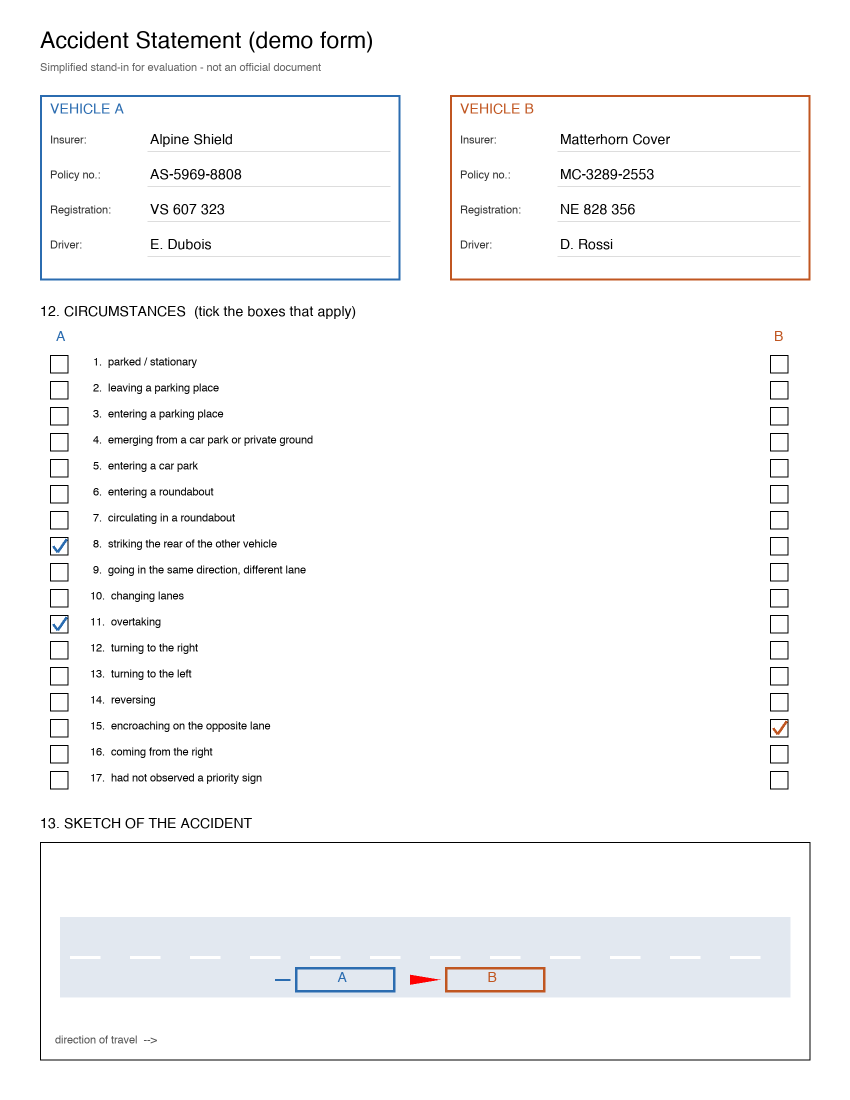
#> input picture eval/data/accident_statement/images/eas-001a.png, 1700 x 2200 px (shown at 1/2 size)
$ python -i ocr_robustness.py   (imports and definitions only)
#> lines starting #> are read from the running program, lines starting #| are printed output that depends on the picture
#> further down, picture is the input picture: PIL image 1700x2200 RGB; mean R, G, B 247.9, 248.1, 248.6
"""OCR-route robustness to scan/phone-photo degradations ($0, local; owner: claude-andrew-b).

The synthetic forms are clean renders. Real constats arrive as phone photos and scans. This runs
pipeline.ocr on the OCR-eligible items (text, layout, unanswerable) under each degradation and counts:
  exit_ok   OCR answered and the answer is correct
  exit_bad  OCR answered WRONGLY (the costly failure: no fallback, wrong claim data)
  fallback  OCR deferred to the visual path (safe, but costs a paid call)

    python -m bench.ocr_robustness [--items eval/data/accident_statement/items.jsonl] [--out eval/results/REPORT_ocr_robustness.md]
"""
from __future__ import annotations

import argparse
import io
import random
from collections import Counter, defaultdict
from pathlib import Path

from PIL import Image, ImageFilter

from eval.metrics import answer_correct
from eval.run_eval import load_items
from pipeline.router import ensure_ocr_bin


def _jpeg(im, q):
    b = io.BytesIO(); im.save(b, "JPEG", quality=q); b.seek(0)
    return Image.open(b).convert("RGB")


def _scale(im, long_side):
    s = long_side / max(im.size)
    return im.resize((round(im.width * s), round(im.height * s)), Image.LANCZOS)


def _rotate(im, deg):
#> called with deg = 2.5
    return im.rotate(deg, resample=Image.BICUBIC, expand=True, fillcolor=(255, 255, 255))
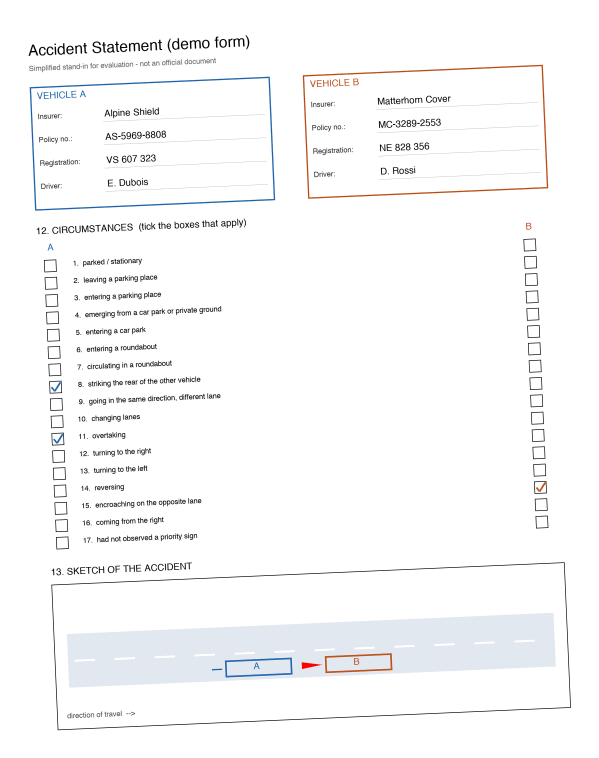
#> returned value: PIL image 1796x2274 RGB (shown at 1/3 size); mean R, G, B 248.4, 248.5, 249


def _perspective(im, k):
#> called with k = 0.03
    w, h = im.size  # top edge narrower than bottom by k*w on each side (phone held at an angle)
#> w = 1796; h = 2274
    coeffs = _find_coeffs([(0, 0), (w, 0), (w, h), (0, h)], [(k * w, 0), (w - k * w, 0), (w, h), (0, h)])
#> coeffs = [0.94, -0.0237, 53.88, 0, 0.94, 0, 0, -2.64e-05]
    return im.transform(im.size, Image.PERSPECTIVE, coeffs, Image.BICUBIC, fillcolor=(255, 255, 255))
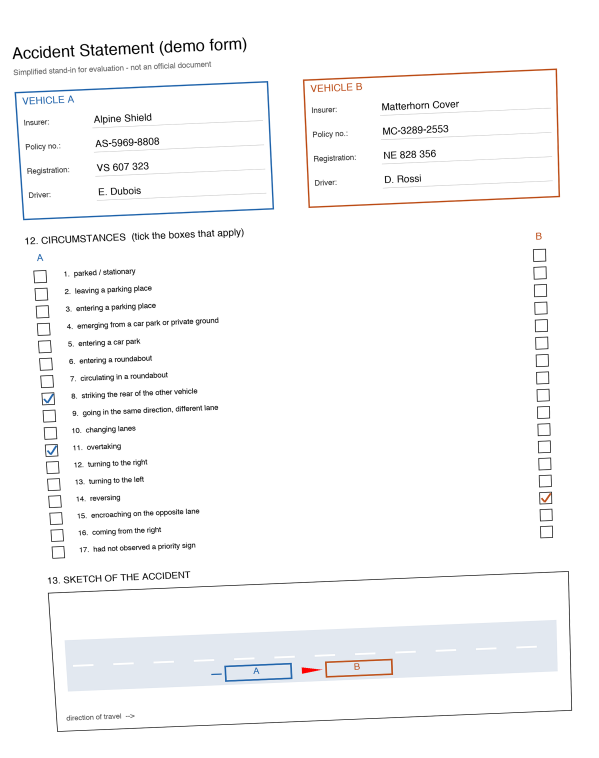
#> returned value: PIL image 1796x2274 RGB (shown at 1/3 size); mean R, G, B 248.1, 248.2, 248.7


def _find_coeffs(dst, src):
    import numpy as np
    a = []
    for (x, y), (u, v) in zip(dst, src):
        a += [[x, y, 1, 0, 0, 0, -u * x, -u * y], [0, 0, 0, x, y, 1, -v * x, -v * y]]
    return np.linalg.solve(np.array(a, float), np.array(src, float).reshape(8)).tolist()


def _photo(im):  # combined: angle + perspective + blur + downscale + jpeg
    im = _perspective(_rotate(im, 2.5), 0.03).filter(ImageFilter.GaussianBlur(1.2))
    return _jpeg(_scale(im, 1280), 55)


DEGRADATIONS = {
    "clean": lambda im: im,
    "scale_1280": lambda im: _scale(im, 1280),
    "scale_1024": lambda im: _scale(im, 1024),
    "scale_768": lambda im: _scale(im, 768),
    "jpeg_q40": lambda im: _jpeg(im, 40),
    "blur_1.5": lambda im: im.filter(ImageFilter.GaussianBlur(1.5)),
    "rotate_2": lambda im: _rotate(im, 2),
    "rotate_5": lambda im: _rotate(im, 5),
    "perspective_3%": lambda im: _perspective(im, 0.03),
    "phone_photo": _photo,
}


# [52 lines left out: function main, not called in this run]


# [2 lines not run here, left out]

>>> from PIL import Image
>>> picture = Image.open('../eval/data/accident_statement/images/eas-001a.png')
>>> result = _photo(picture)
